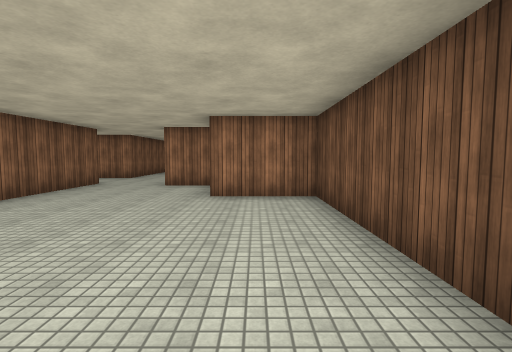
[1] (above)

16 first-person views from a walk through a 3-D level made in the Unity game engine. The camera is 1.5 m above the floor, tilts 4° down and sees 85° across. The floor is counted in squares, 2 m on a side. Each view is taken from the middle of a square. On the plan, view 1 faces up. The plan holds only what a view shows up to about 10 squares ahead; the rest is blank. The place goes on beyond the plan. Surface patterns are stand-ins for the level's own textures.

[2]
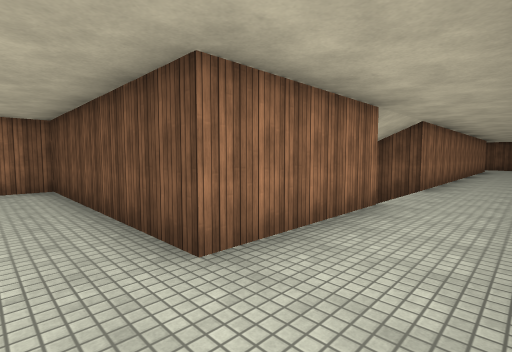

[3]
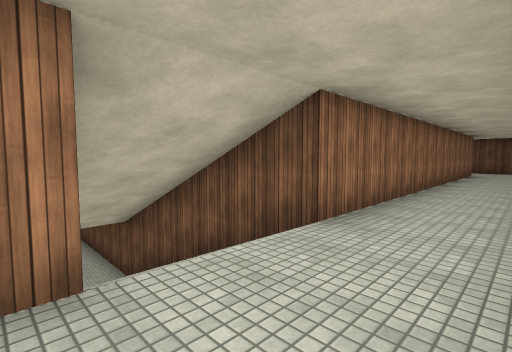

[4]
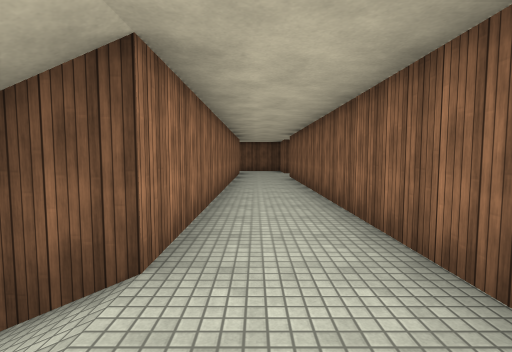

[5]
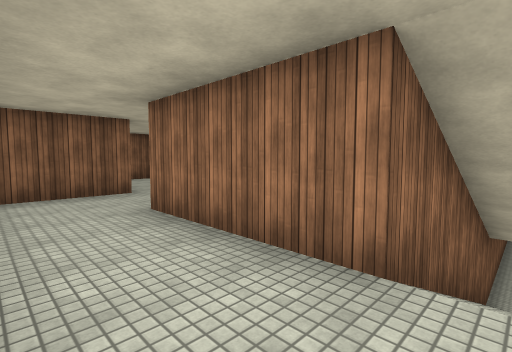

[6]
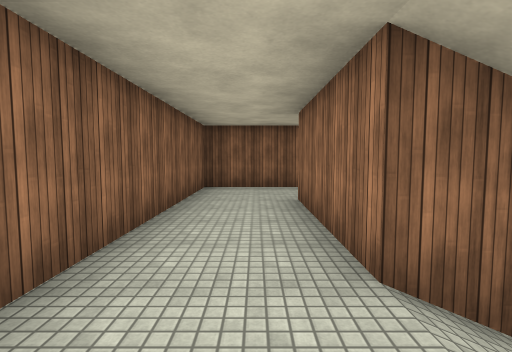

[7]
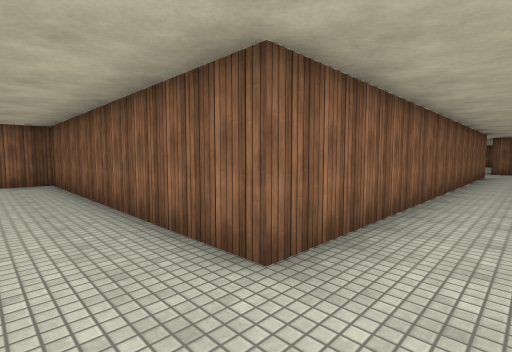

[8]
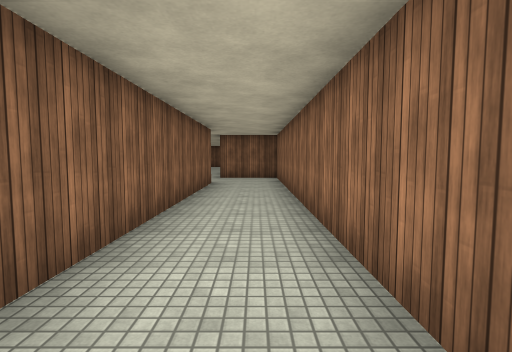

[9]
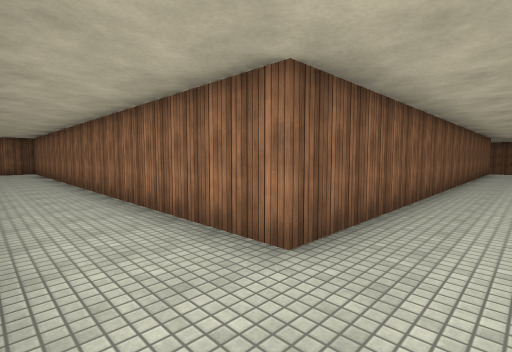

[10]
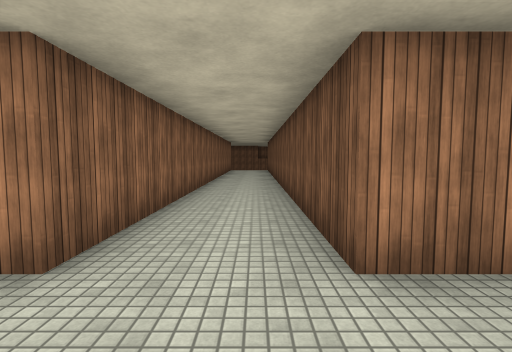

[11]
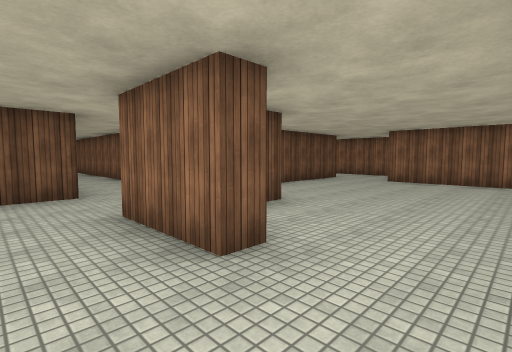

[12]
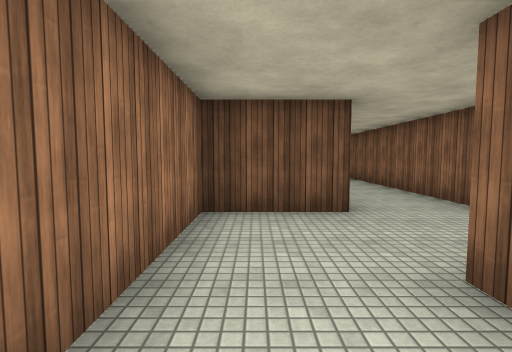

[13]
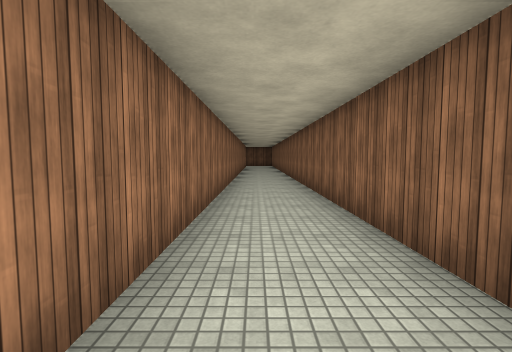

[14]
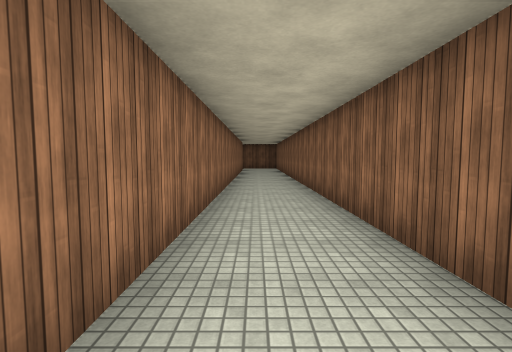

[15]
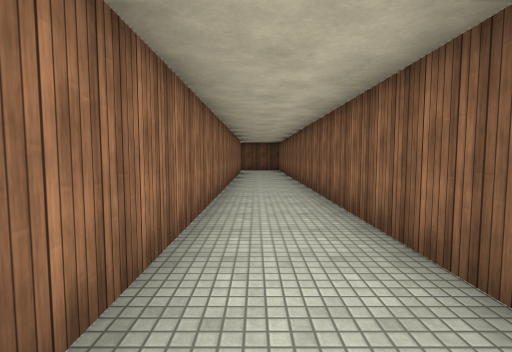

[16]
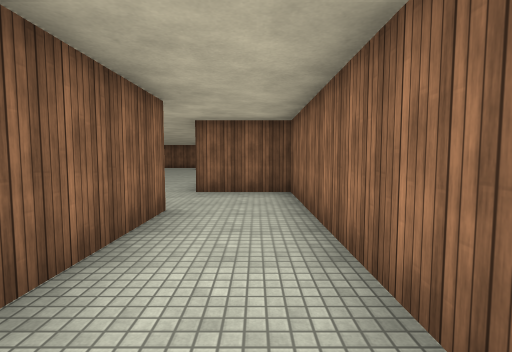

### Floor plan
Key: @ floor where view 1 was taken; # wall or solid block; . main floor; - floor 5 m lower than the main floor; / step, stairs or slope.
Columns run from 22 left of view 1 to 13 right of it. Each row starts with its distance up from view 1.
 14                  #..#
 13                  #..#
 12                  #..#
 11                  #..#     #-
 10     ##############..##### #-
  9     #...................# #--#
  8     #...............##..###--#######
  7 ...... ###########...#..............
  6 ...              #...####..//.......
  5                  #......###  #######
  4                  #......###  #
  3                  #......###//#
  2                  #......###//#
  1                  #......###//#
  0                  #####@.###//#######
 -1                      #..............
 -2                      #..............
 -3                      ###############

Where each view was taken, in squares from view 1:
view 1: 0 up, 0 right, facing up
view 2: 2 down, 0 right, facing up-right
view 3: 2 down, 4 right, facing up-right
view 4: 1 down, 5 right, facing right
view 5: 2 down, 5 right, facing up-left
view 6: 1 down, 6 right, facing left
view 7: 9 up, 3 left, facing down-left
view 8: 9 up, 8 left, facing left
view 9: 8 up, 3 left, facing up-left
view 10: 8 up, 3 left, facing up
view 11: 9 up, 4 left, facing down-right
view 12: 9 up, 2 left, facing right
view 13: 7 up, 1 right, facing right
view 14: 7 up, 6 right, facing right
view 15: 7 up, 8 right, facing right
view 16: 9 up, 12 left, facing left
